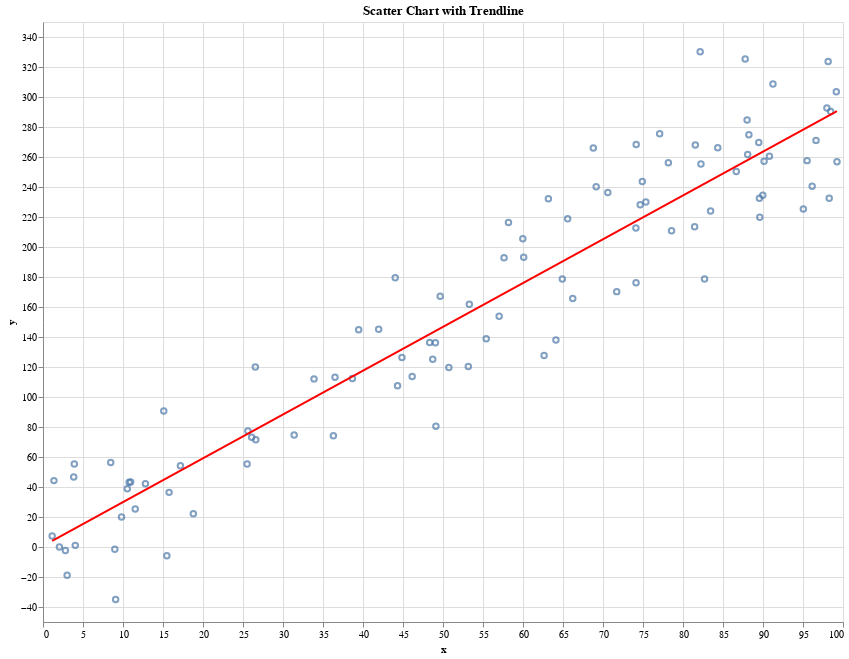

The code cell stored with this chart in its notebook:
### Markdown cell above
### Altair

### Code cell
import altair as alt

# Create a scatter plot with a trendline using Altair
scatter = alt.Chart(data).mark_point().encode(
    x='x',
    y='y',
    tooltip=['x', 'y']
).properties(
    title='Scatter Chart with Trendline',
    width=800,
    height=600
)

# Fit the OLS model
ols_model = sm.OLS(data['y'], X).fit()

# Create a trendline
trendline = alt.Chart(data).mark_line(color='red').encode(
    x='x',
    y=alt.Y('y', scale=alt.Scale(domain=[data['y'].min(), data['y'].max()]))
).transform_regression(
    'x', 'y', method='linear'
)

# Combine the scatter plot and trendline
chart = scatter + trendline

# Display the chart
chart.display()

# Print p-value and R²
print("Random Data:")
print("P-Value:", ols_model.pvalues[1])  # p-value for the slope
print("R²:", ols_model.rsquared)

### Figure 1 — Vega-Lite specification as saved in the notebook (floating-point values rounded to 4 significant figures)
{"config": {"view": {"continuousWidth": 300, "continuousHeight": 300}}, "layer": [{"mark": {"type": "point"}, "encoding": {"tooltip": [{"field": "x", "type": "quantitative"}, {"field": "y", "type": "quantitative"}], "x": {"field": "x", "type": "quantitative"}, "y": {"field": "y", "type": "quantitative"}}, "title": "Scatter Chart with Trendline"}, {"mark": {"type": "line", "color": "red"}, "encoding": {"x": {"field": "x", "type": "quantitative"}, "y": {"field": "y", "scale": {"domain": [-35.0, 330.1]}, "type": "quantitative"}}, "transform": [{"on": "x", "regression": "y", "method": "linear"}]}], "data": {"name": "data-d7f70b5453362664aff7bbb146a4ca36"}, "height": 600, "width": 800, "$schema": "https://vega.github.io/schema/vega-lite/v5.20.1.json", "datasets": {"data-d7f70b5453362664aff7bbb146a4ca36": [{"x": 15.1, "y": 90.61}, {"x": 48.33, "y": 136.4}, {"x": 3.84, "y": 46.69}, {"x": 10.54, "y": 38.86}, {"x": 88.01, "y": 284.7}, {"x": 70.61, "y": 236.3}, {"x": 78.57, "y": 210.8}, {"x": 77.08, "y": 275.5}, {"x": 86.66, "y": 250.3}, {"x": 82.15, "y": 330.1}, {"x": 96.63, "y": 271.1}, {"x": 2.053, "y": -0.02243}, {"x": 90.14, "y": 257.1}, {"x": 98.28, "y": 232.5}, {"x": 84.34, "y": 266.1}, {"x": 18.79, "y": 22.12}, {"x": 98.15, "y": 323.6}, {"x": 12.8, "y": 42.17}, {"x": 36.5, "y": 113.2}, {"x": 65.59, "y": 218.8}, {"x": 2.801, "y": -2.302}, {"x": 89.6, "y": 219.8}, {"x": 25.51, "y": 55.33}, {"x": 89.97, "y": 234.5}, {"x": 99.25, "y": 256.9}, {"x": 31.4, "y": 74.72}, {"x": 89.56, "y": 232.5}, {"x": 44.03, "y": 179.5}, {"x": 1.148, "y": 7.344}, {"x": 66.22, "y": 165.7}, {"x": 78.17, "y": 256.2}, {"x": 64.92, "y": 178.7}, {"x": 71.71, "y": 170.2}, {"x": 10.77, "y": 43.2}, {"x": 75.36, "y": 230.0}, {"x": 55.4, "y": 138.8}, {"x": 58.19, "y": 216.3}, {"x": 26.6, "y": 71.49}, {"x": 44.32, "y": 107.5}, {"x": 69.15, "y": 240.2}, {"x": 81.45, "y": 213.5}, {"x": 9.081, "y": -35.0}, {"x": 68.79, "y": 266.0}, {"x": 64.11, "y": 138.0}, {"x": 48.72, "y": 125.1}, {"x": 33.88, "y": 112.1}, {"x": 38.68, "y": 112.3}, {"x": 74.13, "y": 176.2}, {"x": 57.02, "y": 153.8}, {"x": 8.98, "y": -1.45}, {"x": 46.15, "y": 113.7}, {"x": 99.16, "y": 303.6}, {"x": 74.65, "y": 228.2}, {"x": 53.29, "y": 161.8}, {"x": 91.25, "y": 308.7}, {"x": 74.91, "y": 243.7}, {"x": 88.08, "y": 261.6}, {"x": 95.52, "y": 257.6}, {"x": 11.53, "y": 25.39}, {"x": 95.05, "y": 225.4}, {"x": 8.467, "y": 56.35}, {"x": 53.17, "y": 120.3}, {"x": 49.05, "y": 136.1}, {"x": 98.46, "y": 290.3}, {"x": 49.65, "y": 167.1}, {"x": 89.47, "y": 269.7}, {"x": 74.11, "y": 212.7}, {"x": 81.54, "y": 267.9}, {"x": 62.64, "y": 127.7}, {"x": 90.8, "y": 260.5}, {"x": 10.96, "y": 43.38}, {"x": 3.909, "y": 55.3}, {"x": 25.61, "y": 77.3}, {"x": 1.368, "y": 44.25}, {"x": 15.76, "y": 36.42}, {"x": 60.09, "y": 193.2}, {"x": 82.69, "y": 178.7}, {"x": 36.3, "y": 74.21}, {"x": 88.23, "y": 274.8}, {"x": 49.11, "y": 80.55}, {"x": 26.54, "y": 119.9}, {"x": 74.15, "y": 268.3}, {"x": 87.78, "y": 325.3}, {"x": 17.18, "y": 54.18}, {"x": 57.63, "y": 192.9}, {"x": 83.45, "y": 224.0}, {"x": 4.034, "y": 1.084}, {"x": 97.99, "y": 292.7}, {"x": 59.98, "y": 205.4}, {"x": 63.17, "y": 232.2}, {"x": 26.08, "y": 73.17}, {"x": 44.87, "y": 126.3}, {"x": 41.96, "y": 145.1}, {"x": 82.24, "y": 255.3}, {"x": 3.019, "y": -18.84}, {"x": 15.48, "y": -5.808}, {"x": 96.15, "y": 240.5}, {"x": 9.816, "y": 20.0}, {"x": 50.73, "y": 119.6}, {"x": 39.46, "y": 144.8}]}}
